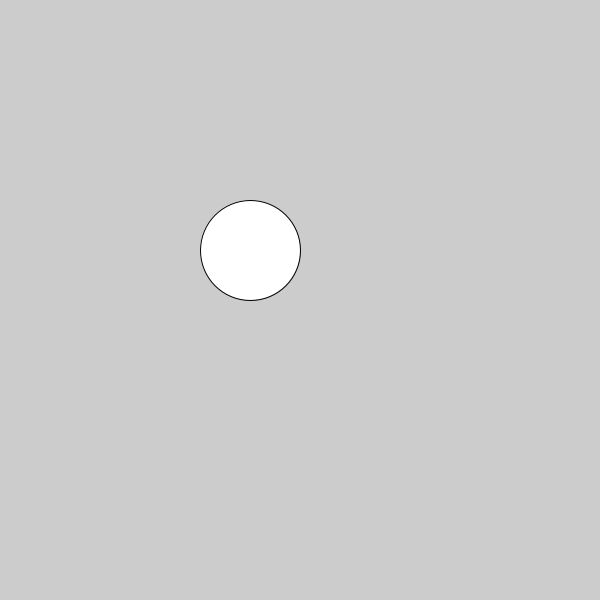
Frame 1 (no input)
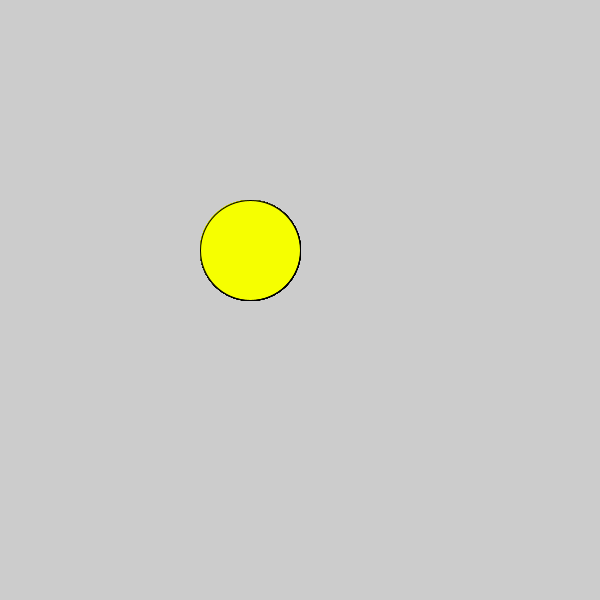
Frame 60 (the mouse pressed at the canvas centre just before this capture)
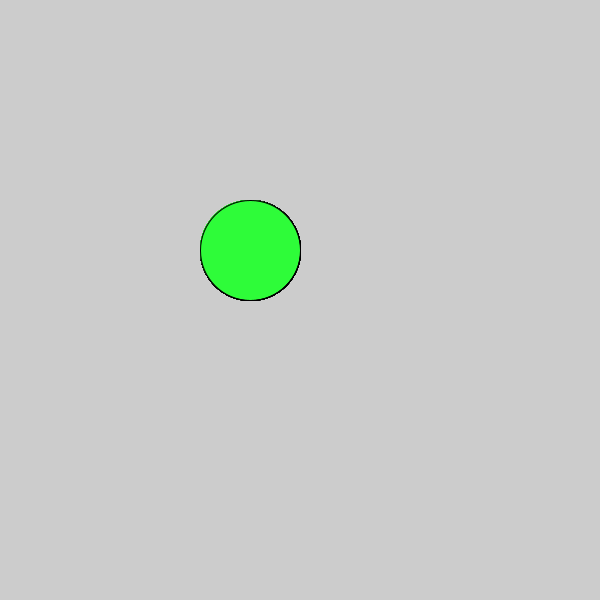
Frame 120 (the mouse held since frame 60 and released just before this capture)

The Processing sketch that drew these frames (run headless with seeded random() and noise(); from frame 60 on, the mouse is pressed at the canvas centre):

// Processing sketch: c_LogicalDot
// ── c_LogicalDot.pde

void setup(){
  size (600,600);
  
// 1. Set the size of the sketch. Make it 600 pixels square. 
  

}

void draw() {
  ellipse (250,250, 100, 100);
  
  
// 2. Draw an ellipse
// Run the program to make sure it works before moving on.


// 3. Change the color of the ellipse when the mouse is pressed.
//    Use the following code, but put your colors where indicated
//    Remember to use the   fill()  command to set colors.

if (mousePressed) {
   fill(#2EFC39);
   //  put one color here 
}
else {
  fill(#F6FF00);
   // put a different color here
 }  
  
}
